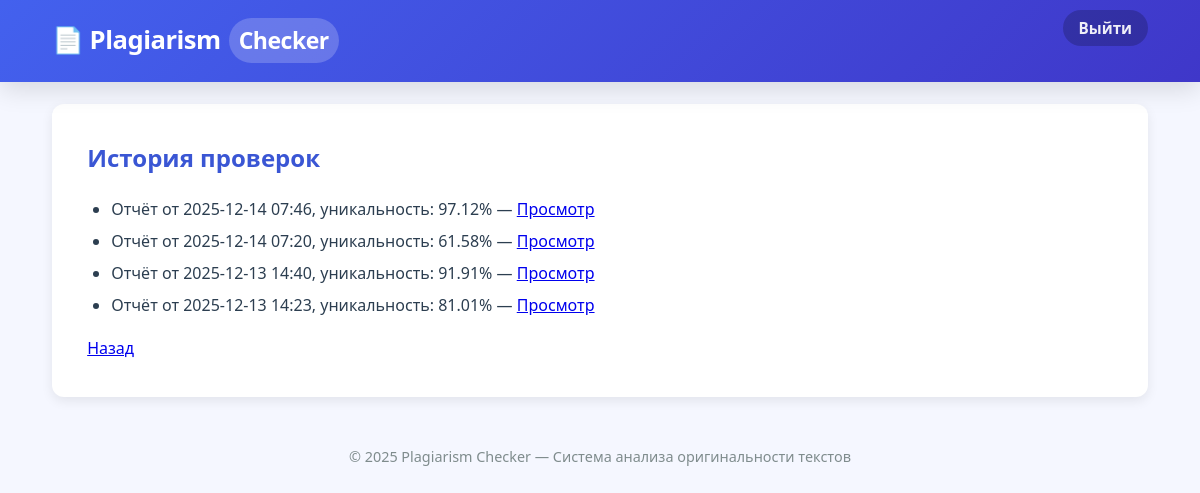
Page /student/history (signed in) on the earlier database version.
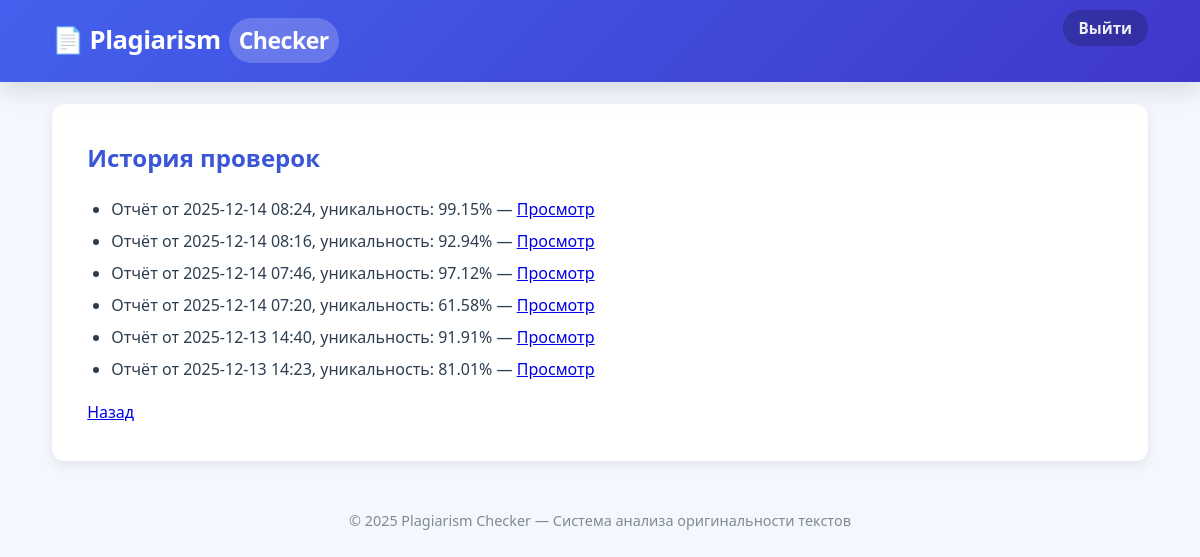
Same page on the later database version.
### app/models.py (models this page shows)
class Report(db.Model):
    __tablename__ = 'reports'
    id = db.Column(db.Integer, primary_key=True)
    check_id = db.Column(db.Integer, db.ForeignKey(
        'plagiarism_checks.id'), nullable=False)
    user_id = db.Column(db.Integer, db.ForeignKey('users.id'), nullable=False)
    generated_date = db.Column(
        db.DateTime, default=db.func.current_timestamp())
    uniqueness_percentage = db.Column(db.Float)
    user = db.relationship('User', back_populates='reports')
    check = db.relationship('PlagiarismCheck', back_populates='report')

### app/student/routes.py (the view)
@bp.route('/history')
@login_required
def history():
    if current_user.role != 'student':
        return redirect(url_for('auth.login'))
    reports = Report.query.filter_by(user_id=current_user.id).order_by(
        Report.generated_date.desc()).all()
    return render_template('student/history.html', reports=reports)

### app/models.py (called while the page is built)
@login_manager.user_loader
def load_user(user_id):
    return User.query.get(int(user_id))

### app/templates/student/history.html
{% extends "base.html" %}
{% block content %}
<h2>История проверок</h2>
{% if reports %}
  <ul>
    {% for r in reports %}
      <li>
        Отчёт от {{ r.generated_date.strftime('%Y-%m-%d %H:%M') }},
        уникальность: {{ r.uniqueness_percentage }}%
        — <a href="{{ url_for('student.view_report', report_id=r.id) }}">Просмотр</a>
      </li>
    {% endfor %}
  </ul>
{% else %}
  <p>Нет проверок</p>
{% endif %}
<a href="{{ url_for('student.dashboard') }}">Назад</a>
{% endblock %}

Differences in the rows shown:
added Report: generated_date "2025-12-14 08:24", uniqueness_percentage "99.15"
added Report: generated_date "2025-12-14 08:16", uniqueness_percentage "92.94"
